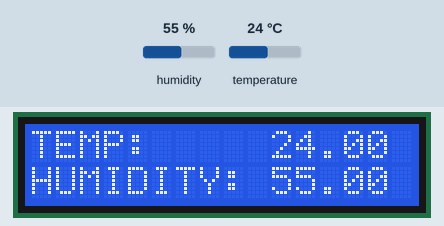
The sketch below on a simulated Arduino Uno, built with avr-gcc and run on an emulated ATmega328P. Shown: 16×2 character LCD. The inputs (shaded band) are chosen by the test bench; at power-on: humidity 55 %, temperature 24 °C. What the sketch prints to the serial monitor is not drawn.

Above: at 1.2 s.
1.3 s: humidity set to 22 %
At 2.7 s:
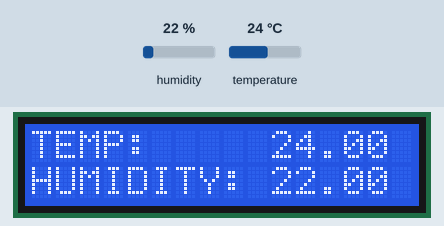
5.5 s: temperature set to 12 °C
At 7.0 s:
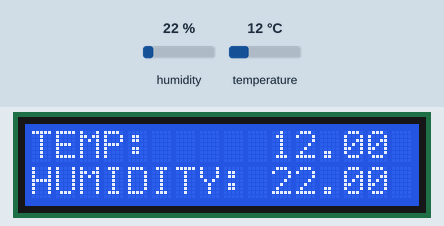
8.9 s: humidity set to 40 %
At 10.4 s:
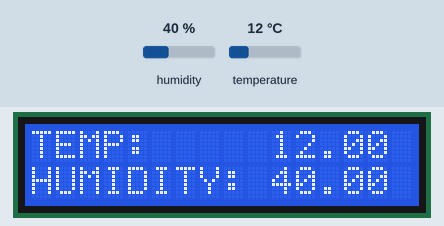
12.1 s: temperature set to 19 °C
At 13.5 s:
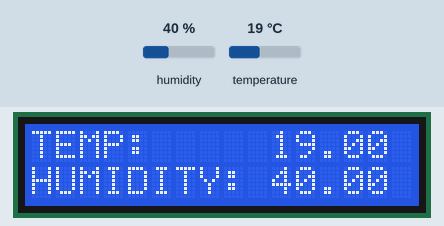
Timing chart, 0 to 15.1 s (numbered marks = the images above; inputs shaded):
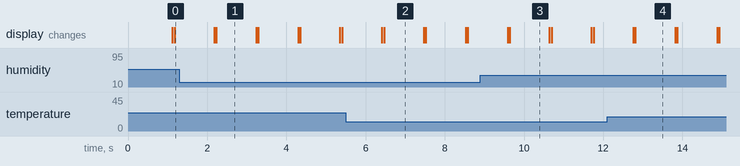

The sketch:

sketch_may12a.ino
```cpp
#include <Wire.h>
#include <LiquidCrystal_I2C.h>
#include <DHT11.h>

//LCD 설정
LiquidCrystal_I2C lcd(0x27,16,2);

//온습도센서 연결설정
int pin=2;
DHT11 dht11(pin);

void setup()
{
  lcd.init();
  Serial.begin(9600);
}

void loop()
{
  int err;
  float temp, humi;
  if((err=dht11.read(humi, temp))==0)
  {
    lcd.backlight();
    lcd.display();
    lcd.print("TEMP:     ");
    lcd.print(temp);
    lcd.setCursor(0,1);
    lcd.print("HUMIDITY: ");
    lcd.print(humi);

    Serial.print("temp: ");
    Serial.print(temp);
    Serial.print("humi: ");
    Serial.print(humi);
    Serial.println();
  }
  else
  {
    lcd.backlight();
    lcd.display();
    lcd.print("ERROR NO.: ");
    lcd.print(err);
  }
  delay(1000); //10초마다 Refresh
  lcd.clear();
}
```

Measured:
- after the input at 1.3 s, the display: first differs from a run without the input after 0.93 s (image 1)
- after the input at 5.5 s, the display: first differs from a run without the input after 0.97 s (image 2)
- after the input at 8.9 s, the display: first differs from a run without the input after 0.74 s (image 3)
- after the input at 12.1 s, the display: first differs from a run without the input after 0.71 s (image 4)
- what the display in image 1 shows lasts 1.0 s, from 2.2 s to 3.2 s
